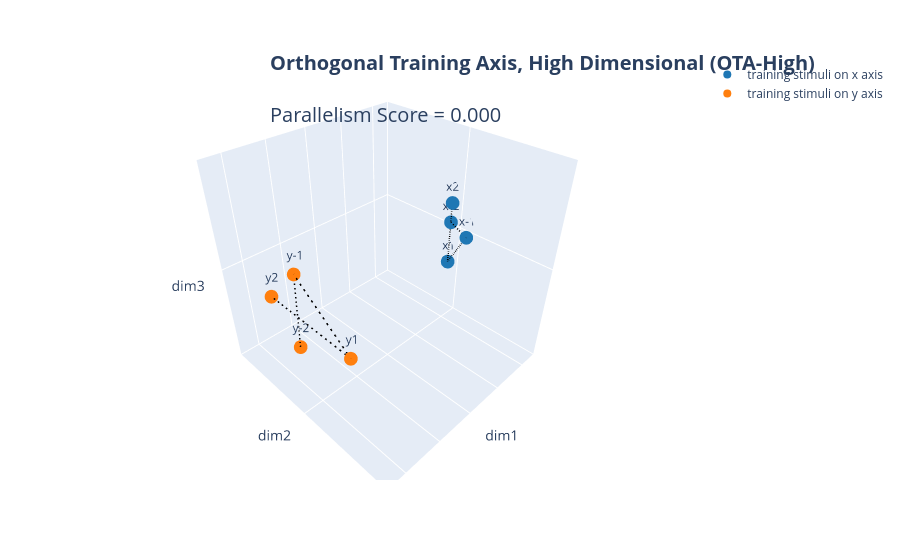

Here is the notebook cell this chart was saved with:
### Code cell
eng = matlab.engine.start_matlab()
featurerdm = compute_rdm_nomial(plt_df[["stim_x","stim_y"]].to_numpy())


plt_df[["dim1","dim2","dim3"]] = np.array(eng.cmdscale(featurerdm,3))  
eng.quit()

# join the dots of the same axis location on different axis
pxfig = px.line_3d(plt_df,x="dim1",y="dim2",z="dim3",
                    text="stim_name",
                    line_group="training_axsetstr",
                    color_discrete_sequence=["black"],
                    line_dash_sequence=["dash"],
                    range_x=[-0.5,0.5],
                    range_y=[-0.5,0.5],
                    range_z=[-0.5,0.5]
                     )
pxfig.update_traces(
    line=dict(
        width=3
    )
)
for k,(ta,tadf) in enumerate(plt_df.groupby("training_axset")):#["stim_x","stim_y"]
    print(k)
    trace_arr = tadf[["dim1","dim2","dim3"]].to_numpy()
    pxfig.add_trace(
        go.Scatter3d(
            x=trace_arr[:,0], y=trace_arr[:,1],z=trace_arr[:,2], 
            mode='markers',
            marker=dict(
                color=[cpal[ta]] * trace_arr.shape[0],
                #symbol=sdict[ta[0]],
                #color=cpal[ta[1]],
                #line=dict(width=10,
                #          color=cpal[ta[1]])
            ),
            name=f"training stimuli on {tadf['training_axsetstr'].to_numpy()[0]} axis",

        )
    )

from sklearn.preprocessing import OneHotEncoder
axlocs = np.unique(plt_df.training_axloc)
MDSX = OneHotEncoder(sparse_output=False).fit_transform(plt_df[["stim_x","stim_y"]].to_numpy())#X_df[["MDS ax1","MDS ax2","MDS ax3"]].to_numpy()
assert all([np.sum(plt_df.stim_x == j)==1 for j in axlocs])
assert all([np.sum(plt_df.stim_y == j)==1 for j in axlocs])
xstims = np.array([MDSX[plt_df.stim_x == j,:][0] for j in axlocs])
ystims = np.array([MDSX[plt_df.stim_y == j,:][0] for j in axlocs])
        

pxfig.update_layout(
    scene=dict(
        xaxis=dict(showticklabels=False),
        yaxis=dict(showticklabels=False),
        zaxis=dict(showticklabels=False),
        aspectmode="cube"
    ),
    title_text = "Orthogonal Training Axis, High Dimensional (OTA-High)",
    title_subtitle_text='Parallelism Score = %.3f' % (np.nanmean(parallel_axes_cosine_sim(xstims,ystims))),
    title_x=0.3,title_y=0.9,
    title_font_weight="bold",title_font_size=20,
    title_subtitle_font_size=20
)
pxfig.write_html(os.path.join(ROIRSAdir,"MDS","training_nocenter","feature_based.html"))
pxfig

### Figure 1 — Plotly figure (JSON) as saved in the notebook; plotly's stock layout.template omitted (floating-point values rounded to 4 significant figures)
{"data": [{"hovertemplate": "training_axset=x<br>dim1=%{x}<br>dim2=%{y}<br>dim3=%{z}<br>stim_name=%{text}<extra></extra>", "legendgroup": "", "line": {"color": "black", "dash": "dash", "width": 3}, "marker": {"symbol": "circle"}, "mode": "lines+markers+text", "name": "", "scene": "scene", "showlegend": false, "text": ["x-2", "x-1", "x1", "x2"], "type": "scatter3d", "x": [-0.4507, -0.4507, -0.4507, -0.4507], "y": [-0.02401, 0.07241, -0.0244, -0.02401], "z": [0.04214, -0.002364, -0.1847, 0.1449]}, {"hovertemplate": "training_axset=y<br>dim1=%{x}<br>dim2=%{y}<br>dim3=%{z}<br>stim_name=%{text}<extra></extra>", "legendgroup": "", "line": {"color": "black", "dash": "dash", "width": 3}, "marker": {"symbol": "circle"}, "mode": "lines+markers+text", "name": "", "scene": "scene", "showlegend": false, "text": ["y-2", "y-1", "y1", "y2"], "type": "scatter3d", "x": [0.4507, 0.4507, 0.4507, 0.4507], "y": [-0.04119, -0.02238, 0.2703, -0.2067], "z": [-0.1721, 0.1955, -0.01551, -0.00791]}, {"marker": {"color": ["#1f77b4", "#1f77b4", "#1f77b4", "#1f77b4"]}, "mode": "markers", "name": "training stimuli on x axis", "type": "scatter3d", "x": [-0.4507, -0.4507, -0.4507, -0.4507], "y": [-0.02401, 0.07241, -0.0244, -0.02401], "z": [0.04214, -0.002364, -0.1847, 0.1449]}, {"marker": {"color": ["#ff7f0e", "#ff7f0e", "#ff7f0e", "#ff7f0e"]}, "mode": "markers", "name": "training stimuli on y axis", "type": "scatter3d", "x": [0.4507, 0.4507, 0.4507, 0.4507], "y": [-0.04119, -0.02238, 0.2703, -0.2067], "z": [-0.1721, 0.1955, -0.01551, -0.00791]}], "layout": {"legend": {"tracegroupgap": 0}, "margin": {"t": 60}, "scene": {"aspectmode": "cube", "domain": {"x": [0, 1], "y": [0, 1]}, "xaxis": {"range": [-0.5, 0.5], "showticklabels": false, "title": {"text": "dim1"}}, "yaxis": {"range": [-0.5, 0.5], "showticklabels": false, "title": {"text": "dim2"}}, "zaxis": {"range": [-0.5, 0.5], "showticklabels": false, "title": {"text": "dim3"}}}, "title": {"font": {"size": 20, "weight": "bold"}, "subtitle": {"font": {"size": 20}, "text": "Parallelism Score = 0.000"}, "text": "Orthogonal Training Axis, High Dimensional (OTA-High)", "x": 0.3, "y": 0.9}}}
